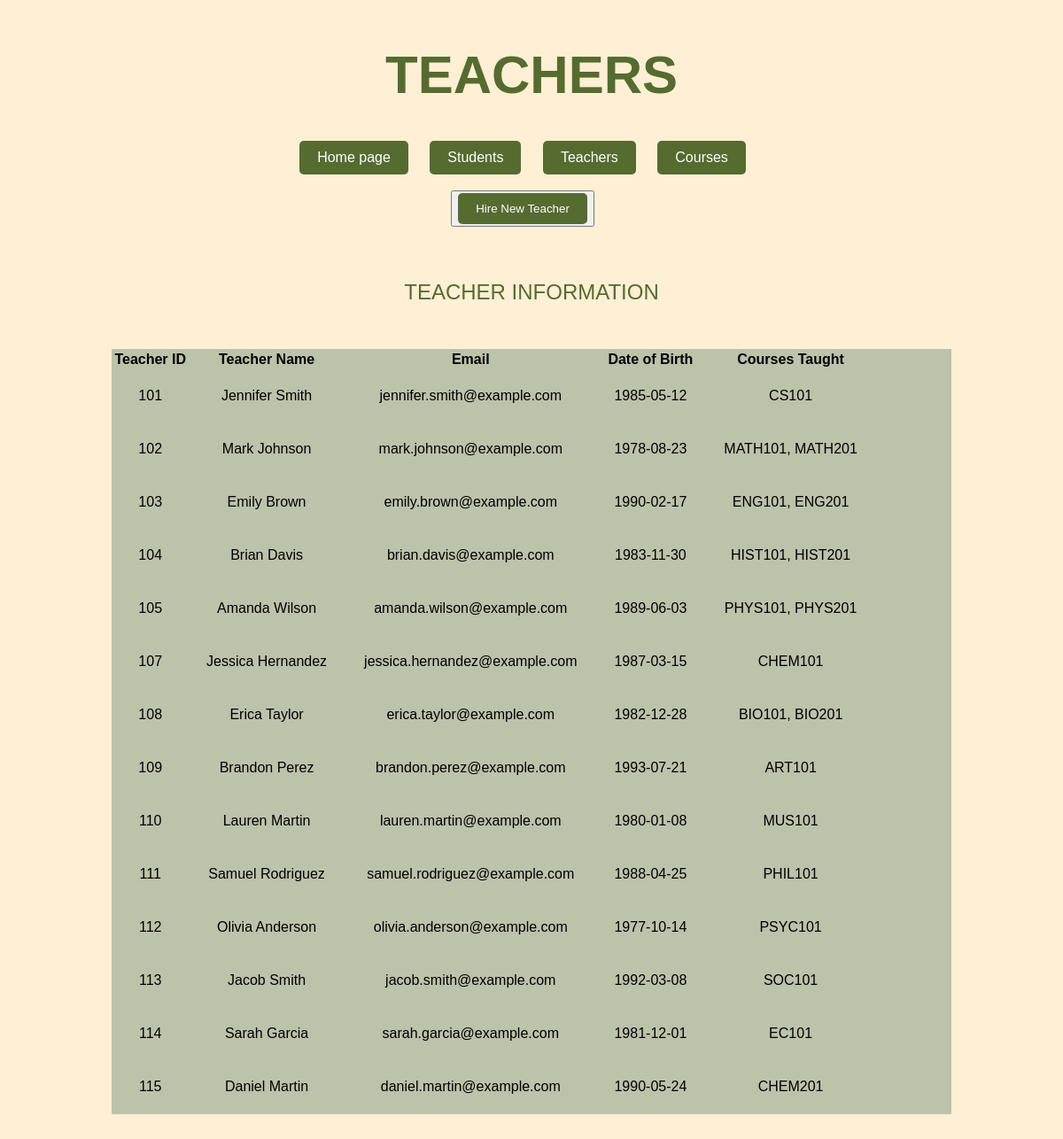
Screenshot of /show_teachers.php with the database file from the repository.
### tables this page shows
CREATE TABLE `teacher` (
  `Teacher_ID` int(11) NOT NULL,
  `Teacher_Name` varchar(50) DEFAULT NULL,
  `Teacher_Email` varchar(100) DEFAULT NULL,
  `Teacher_DOB` date DEFAULT NULL,
  `Teacher_Address` varchar(200) DEFAULT NULL,
  `Super_Admin` int(11) DEFAULT NULL,
  `Hired_date` date DEFAULT NULL
);

### show_teachers.php (the view, shortened to what this page needs)
<!DOCTYPE html>
<html lang="en">
  <head>
  </head>
  <body>
    <h1>TEACHERS</h1>
    <ul>
      <li><a href="home.php">Home page</a></li>
      <li><a href="show_students.php">Students</a></li>
      <li><a href="show_teachers.php">Teachers</a></li>
      <li><a href="show_courses.php">Courses</a></li>
      <br><br>
      <li><button><a href="add_teacher.php">Hire New Teacher</a></button></li>
    </ul><br><br><br>
    <p>TEACHER INFORMATION<p>
    <section id="section1">
      <div style="margin-left:10%; margin-right:10%; margin-top:50px; margin-bottom:50px;text-align:center;background:#bbc3ab;">
        <table>
          <thead>
            <tr>
              <th>Teacher ID</th>
              <th>Teacher Name</th>
              <th>Email</th>
              <th>Date of Birth</th>
              <th>Courses Taught</th>
            </tr>
          </thead>
          <tbody>
          <?php
  require_once("DBconnect.php");
  $sql = "SELECT Teacher.Teacher_ID, Teacher.Teacher_Name, Teacher.Teacher_Email, Teacher.Teacher_DOB, GROUP_CONCAT(Class.Class_Code SEPARATOR ', ') AS courses_taught
  FROM Teacher
  INNER JOIN Class ON Teacher.Teacher_ID = Class.Teacher
  GROUP BY Teacher.Teacher_ID;";
  $result = mysqli_query($conn, $sql);
  if(mysqli_num_rows($result) > 0){
    while($row = mysqli_fetch_array($result)){
?>
      <tr>
        <td><?php echo $row['Teacher_ID']; ?></td>
        <td><?php echo $row['Teacher_Name']; ?></td>
        <td><?php echo $row['Teacher_Email']; ?></td>
        <td><?php echo $row['Teacher_DOB']; ?></td>
        <td><?php echo $row['courses_taught']; ?></td>
      </tr>
<?php
    }
  }
?>
      </tbody>
    </table>
  </div>
</section>

### show_teachers.php (style rules this page uses)
body { background-color: #fFEFD5; font-family: Arial, sans-serif; text-align: center; }
h1 { color: #556b2f; font-size: 60px; margin-top: 50px; }
p { color: #556b2f; font-size: 24px; margin-bottom: 50px; }
ul { list-style-type: none; margin: 0; padding: 0; display: inline-block; }
li { display: inline-block; margin-right: 20px; }
a { display: inline-block; background-color: #556b2f; color: #fff; padding: 10px 20px; border-radius: 5px; text-decoration: none; transition: all 0.2s ease; }
td { padding: 20px; }

### rows the page displays
teacher: Teacher_ID "101", Teacher_Name "Jennifer Smith", Teacher_Email "jennifer.smith@example.com", Teacher_DOB "1985-05-12", courses_taught "CS101"
teacher: Teacher_ID "102", Teacher_Name "Mark Johnson", Teacher_Email "mark.johnson@example.com", Teacher_DOB "1978-08-23", courses_taught "MATH101, MATH201"
teacher: Teacher_ID "103", Teacher_Name "Emily Brown", Teacher_Email "emily.brown@example.com", Teacher_DOB "1990-02-17", courses_taught "ENG101, ENG201"
teacher: Teacher_ID "104", Teacher_Name "Brian Davis", Teacher_Email "brian.davis@example.com", Teacher_DOB "1983-11-30", courses_taught "HIST101, HIST201"
teacher: Teacher_ID "105", Teacher_Name "Amanda Wilson", Teacher_Email "amanda.wilson@example.com", Teacher_DOB "1989-06-03", courses_taught "PHYS101, PHYS201"
teacher: Teacher_ID "107", Teacher_Name "Jessica Hernandez", Teacher_Email "jessica.hernandez@example.com", Teacher_DOB "1987-03-15", courses_taught "CHEM101"
teacher: Teacher_ID "108", Teacher_Name "Erica Taylor", Teacher_Email "erica.taylor@example.com", Teacher_DOB "1982-12-28", courses_taught "BIO101, BIO201"
teacher: Teacher_ID "109", Teacher_Name "Brandon Perez", Teacher_Email "brandon.perez@example.com", Teacher_DOB "1993-07-21", courses_taught "ART101"
teacher: Teacher_ID "110", Teacher_Name "Lauren Martin", Teacher_Email "lauren.martin@example.com", Teacher_DOB "1980-01-08", courses_taught "MUS101"
teacher: Teacher_ID "111", Teacher_Name "Samuel Rodriguez", Teacher_Email "samuel.rodriguez@example.com", Teacher_DOB "1988-04-25", courses_taught "PHIL101"
teacher: Teacher_ID "112", Teacher_Name "Olivia Anderson", Teacher_Email "olivia.anderson@example.com", Teacher_DOB "1977-10-14", courses_taught "PSYC101"
teacher: Teacher_ID "113", Teacher_Name "Jacob Smith", Teacher_Email "jacob.smith@example.com", Teacher_DOB "1992-03-08", courses_taught "SOC101"
teacher: Teacher_ID "114", Teacher_Name "Sarah Garcia", Teacher_Email "sarah.garcia@example.com", Teacher_DOB "1981-12-01", courses_taught "EC101"
teacher: Teacher_ID "115", Teacher_Name "Daniel Martin", Teacher_Email "daniel.martin@example.com", Teacher_DOB "1990-05-24", courses_taught "CHEM201"
